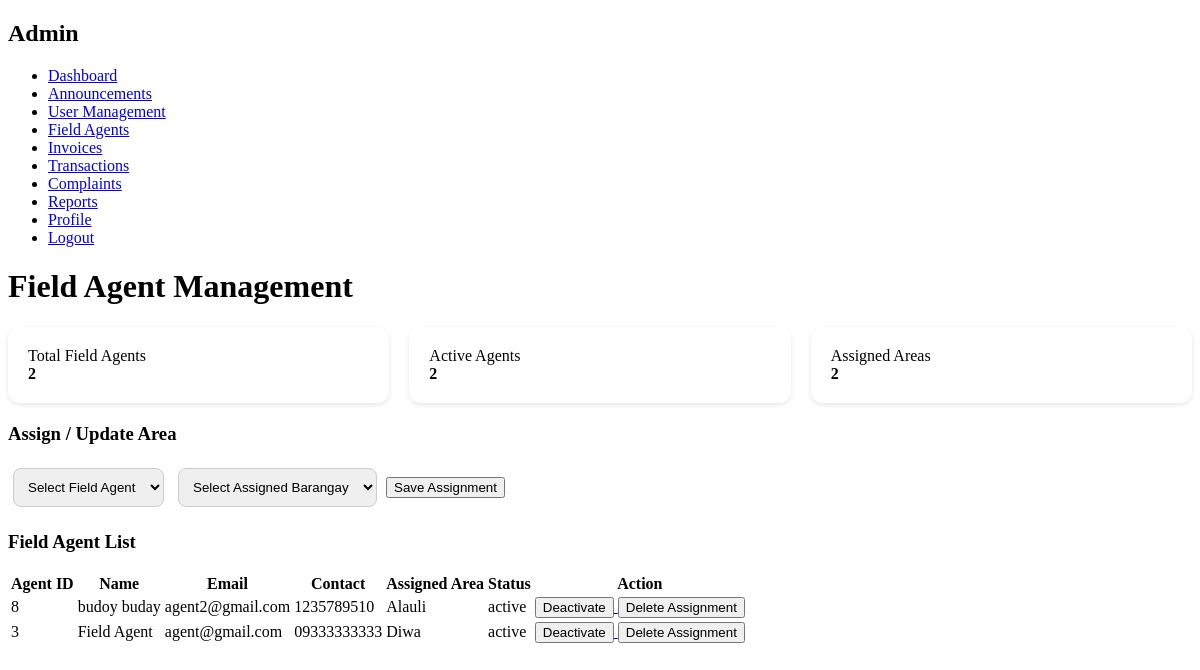
Screenshot of /agent_management.php (signed in) with the database file from the repository.
### tables this page shows
CREATE TABLE `users` (
  `id` int(11) NOT NULL,
  `first_name` varchar(50) DEFAULT NULL,
  `last_name` varchar(50) DEFAULT NULL,
  `email` varchar(100) DEFAULT NULL,
  `contact_no` varchar(20) DEFAULT NULL,
  `password` varchar(255) DEFAULT NULL,
  `role` enum('user','admin','accountant','agent') DEFAULT 'user',
  `meter_number` varchar(50) DEFAULT NULL,
  `barangay` varchar(100) DEFAULT NULL,
  `street` varchar(100) DEFAULT NULL,
  `status` enum('active','inactive') DEFAULT 'active',
  `created_at` timestamp NOT NULL DEFAULT current_timestamp(),
  `user_code` varchar(50) DEFAULT NULL,
  `avatar` varchar(255) DEFAULT 'default.png'
);

CREATE TABLE `agent_assignments` (
  `id` int(11) NOT NULL,
  `agent_id` int(11) DEFAULT NULL,
  `area` varchar(100) DEFAULT NULL,
  `total_households` int(11) DEFAULT 0,
  `created_at` timestamp NOT NULL DEFAULT current_timestamp()
);

### agent_management.php (the view, shortened to what this page needs)
<?php
include "db.php";
$agents = $conn->query("
    SELECT
        u.id AS agent_id,
        u.user_code,
        u.first_name,
        u.last_name,
        u.email,
        u.contact_no,
        u.status,
        aa.id AS assignment_id,
        aa.area,
        aa.total_households
    FROM users u
    LEFT JOIN agent_assignments aa ON u.id = aa.agent_id
    WHERE u.role='agent'
    ORDER BY u.id DESC
");
?>
<!DOCTYPE html>
<html>
<head>
    <link rel="stylesheet" href="dashboard.css">
</head>
<body>
    <div class="layout">
        <div class="sidebar">
            <h2>Admin</h2>
            <ul>
                <li><a href="admin_dashboard.php">Dashboard</a></li>
                <li><a href="announcements.php">Announcements</a></li>
                <li><a href="user_management.php">User Management</a></li>
                <li><a href="agent_management.php">Field Agents</a></li>
                <li><a href="invoices.php">Invoices</a></li>
                <li><a href="transactions.php">Transactions</a></li>
                <li><a href="complaints_admin.php">Complaints</a></li>
                <li><a href="reports.php">Reports</a></li>
                <li><a href="profile.php">Profile</a></li>
                <li><a href="logout.php">Logout</a></li>
            </ul>
        </div>
        <div class="main">
            <h1>Field Agent Management</h1>
            <div class="cards">
                <div class="card">
                    Total Field Agents<br>
                    <strong>
                        <?php echo $conn->query("SELECT COUNT(*) AS total FROM users WHERE role='agent'")->fetch_assoc()['total']; ?>
                    </strong>
                </div>
                <div class="card">
                    Active Agents<br>
                    <strong>
                        <?php echo $conn->query("SELECT COUNT(*) AS total FROM users WHERE role='agent' AND status='active'")->fetch_assoc()['total']; ?>
                    </strong>
                </div>
                <div class="card">
                    Assigned Areas<br>
                    <strong>
                        <?php echo $conn->query("SELECT COUNT(*) AS total FROM agent_assignments")->fetch_assoc()['total']; ?>
                    </strong>
                </div>
            </div>
            <div class="table-box">
                <h3>Assign / Update Area</h3>
                <form method="POST">
                    <select name="agent_id" required>
                        <option value="">Select Field Agent</option>
                    </select>
                    <select name="area" required>
                        <option value="">Select Assigned Barangay</option>
                    </select>
                    <button type="submit" name="assign_area">Save Assignment</button>
                </form>
            </div>
            <h3>Field Agent List</h3>
            <table>
                <tr>
                    <th>Agent ID</th>
                    <th>Name</th>
                    <th>Email</th>
                    <th>Contact</th>
                    <th>Assigned Area</th>
                    <th>Status</th>
                    <th>Action</th>
                </tr>
                <?php while($row = $agents->fetch_assoc()): ?>
                <tr>
                    <td><?php echo $row['user_code'] ?? $row['agent_id']; ?></td>
                    <td><?php echo $row['first_name']." ".$row['last_name']; ?></td>
                    <td><?php echo $row['email']; ?></td>
                    <td><?php echo $row['contact_no']; ?></td>
                    <td><?php echo $row['area'] ?? "Not assigned"; ?></td>
                    <td><?php echo $row['status']; ?></td>
                    <td>
                        <a href="?toggle_status=<?php echo $row['agent_id']; ?>">
                            <button type="button">
                                <?php echo ($row['status'] == 'active') ? 'Deactivate' : 'Activate'; ?>
                            </button>
                        </a>
                        <?php if($row['assignment_id']): ?>
                            <a href="?delete_assignment=<?php echo $row['assignment_id']; ?>" onclick="return confirm('Delete this assignment?')">
                                <button type="button">Delete Assignment</button>
                            </a>
                        <?php endif; ?>
                    </td>
                </tr>
                <?php endwhile; ?>
            </table>
        </div>
    </div>
</body>
</html>

### dashboard.css (style rules this page uses)
.cards { display:flex; gap:20px; margin-bottom:20px; }
.card { background:white; padding:20px; border-radius:12px; flex:1; box-shadow:0 2px 5px rgba(0,0,0,0.1); }
textarea, input, select { padding:10px; margin:5px; border-radius:8px; border:1px solid #ccc; }

### rows the page displays
users: id "8", first_name "budoy", last_name "buday", email "agent2@gmail.com", contact_no "1235789510", agent_assignments.area "Alauli", status "active", shows "Deactivate"
users: id "3", first_name "Field", last_name "Agent", email "agent@gmail.com", contact_no "09333333333", agent_assignments.area "Diwa", status "active", shows "Deactivate"
